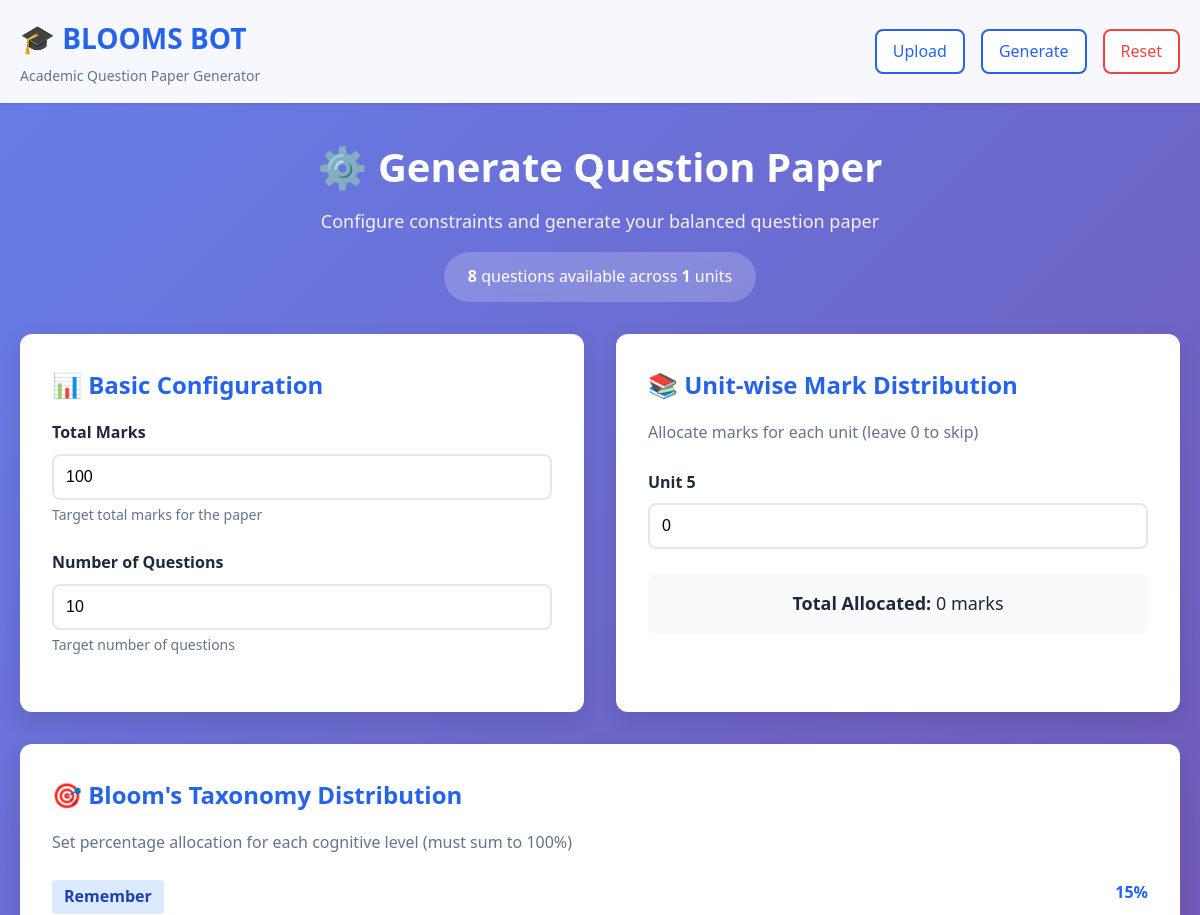
The app's page /generate (upper part), older data.
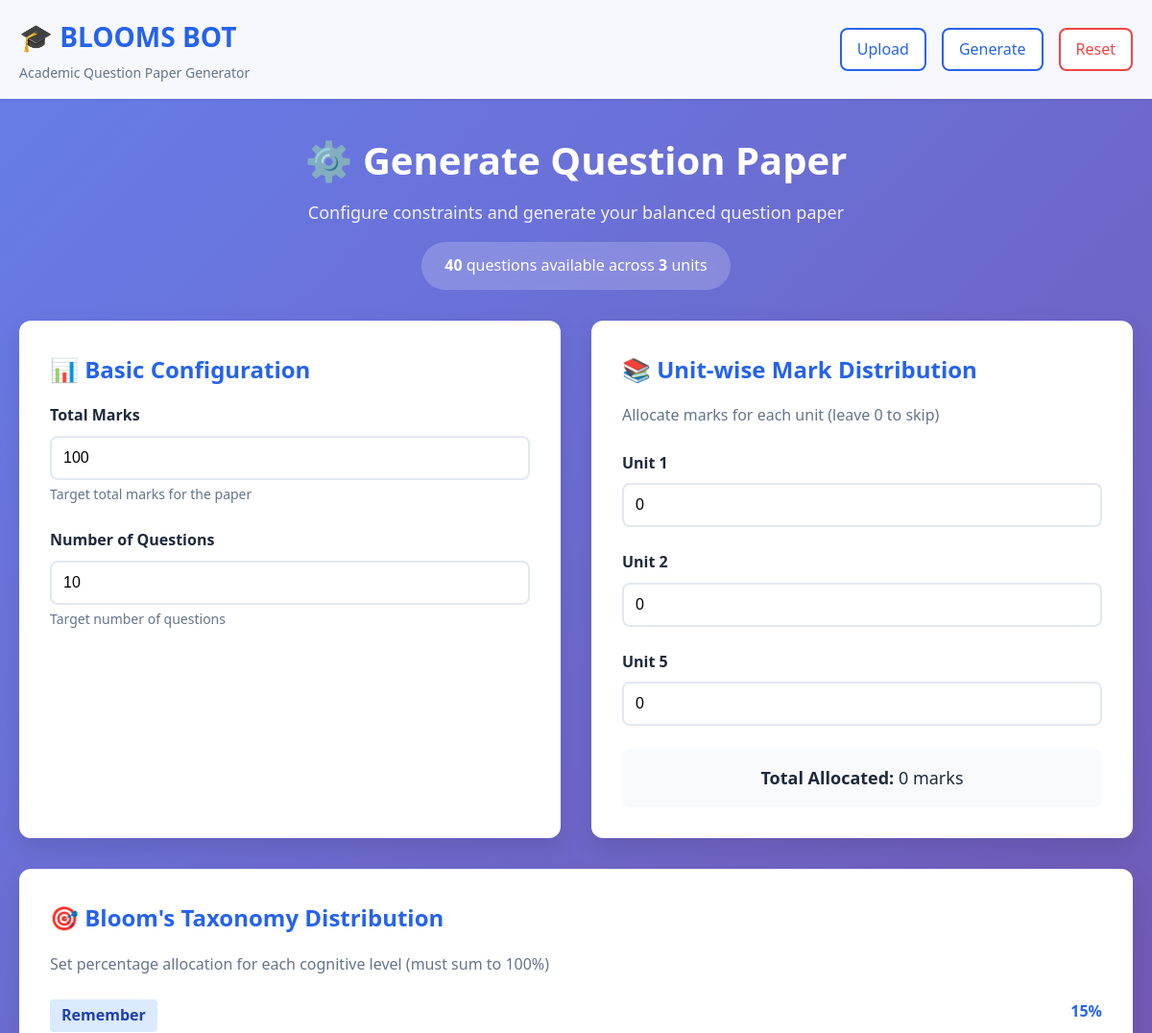
The same page, newer data.
### tables this page shows
CREATE TABLE questions (
            id INTEGER PRIMARY KEY AUTOINCREMENT,
            document_id INTEGER NOT NULL,
            unit TEXT NOT NULL,
            question TEXT NOT NULL,
            marks INTEGER NOT NULL,
            bloom_level TEXT NOT NULL,
            difficulty TEXT NOT NULL,
            created_date TIMESTAMP DEFAULT CURRENT_TIMESTAMP,
            FOREIGN KEY (document_id) REFERENCES documents(id)
        );

### app.py (the view)
@app.route('/generate')
def generate():
    questions = get_questions_by_filters()
    if not questions:
        flash('No questions available. Please upload a document first.', 'warning')
        return redirect(url_for('index'))
    units = list(set([q['unit'] for q in questions]))
    units.sort()
    return render_template('generate.html', units=units, total_questions=len(questions))

### database.py (called while the page is built)
def get_connection():
    conn = sqlite3.connect(DB_NAME)
    conn.row_factory = sqlite3.Row  # Return rows as dictionaries
    return conn

def get_questions_by_filters(unit=None, bloom_level=None, difficulty=None, marks=None):
    conn = get_connection()
    cursor = conn.cursor()
    query = 'SELECT * FROM questions WHERE 1=1'
    params = []
    if unit:
        query += ' AND unit = ?'
        params.append(unit)
    if bloom_level:
        query += ' AND bloom_level = ?'
        params.append(bloom_level)
    if difficulty:
        query += ' AND difficulty = ?'
        params.append(difficulty)
    if marks:
        query += ' AND marks = ?'
        params.append(marks)
    cursor.execute(query, params)
    questions = cursor.fetchall()
    conn.close()
    return [dict(q) for q in questions]

### templates/generate.html (shortened to what this page needs)
{% extends "base.html" %}
{% block content %}
<div class="page-header">
    <h2>⚙️ Generate Question Paper</h2>
    <p>Configure constraints and generate your balanced question paper</p>
    <div class="stats-badge">
        <strong>{{ total_questions }}</strong> questions available across <strong>{{ units|length }}</strong> units
    </div>
</div>
<form method="POST" action="{{ url_for('create_paper') }}" id="generateForm">
    <div class="form-row">
        <div class="card">
            <h3>📊 Basic Configuration</h3>
            <div class="form-group">
                <label for="total_marks">Total Marks</label>
                <input type="number" name="total_marks" id="total_marks" value="100" min="10" max="200" class="form-control" required>
                <small class="form-text">Target total marks for the paper</small>
            </div>
            <div class="form-group">
                <label for="num_questions">Number of Questions</label>
                <input type="number" name="num_questions" id="num_questions" value="10" min="3" max="30" class="form-control" required>
                <small class="form-text">Target number of questions</small>
            </div>
        </div>
        <div class="card">
            <h3>📚 Unit-wise Mark Distribution</h3>
            <p class="card-description">Allocate marks for each unit (leave 0 to skip)</p>
            {% for unit in units %}
            <div class="form-group">
                <label for="unit_{{ unit }}">{{ unit }}</label>
                <input type="number" name="unit_{{ unit }}" id="unit_{{ unit }}" value="0" min="0" max="100" class="form-control unit-marks">
            </div>
            {% endfor %}
            <div class="marks-total">
                <strong>Total Allocated:</strong> <span id="unitTotal">0</span> marks
            </div>
        </div>
    </div>
    <div class="card">
        <h3>🎯 Bloom's Taxonomy Distribution</h3>
        <p class="card-description">Set percentage allocation for each cognitive level (must sum to 100%)</p>
        <div class="bloom-sliders">
            <div class="slider-group">
                <label for="bloom_remember">
                    <span class="bloom-label remember">Remember</span>
                    <span class="bloom-value" id="val_remember">15%</span>
                </label>
            </div>
        </div>
    </div>
</form>
{% endblock %}

### templates/base.html (shortened to what this page needs)
<!DOCTYPE html>
<html lang="en">
<head>
    <link rel="stylesheet" href="{{ url_for('static', filename='css/style.css') }}">
</head>
<body>
    <nav class="navbar">
        <div class="container">
            <div class="nav-brand">
                <h1>🎓 BLOOMS BOT</h1>
                <p>Academic Question Paper Generator</p>
            </div>
            <div class="nav-links">
                <a href="{{ url_for('index') }}" class="nav-link">Upload</a>
                <a href="{{ url_for('generate') }}" class="nav-link">Generate</a>
                <a href="{{ url_for('reset') }}" class="nav-link danger" onclick="return confirm('Clear all data?')">Reset</a>
            </div>
        </div>
    </nav>
    <main class="main-content">
        <div class="container">
            {% block content %}{% endblock %}
        </div>
    </main>
</body>
</html>

### static/css/style.css (style rules this page uses)
* { margin: 0; padding: 0; box-sizing: border-box; }
:root { --primary-color: #2563eb; --secondary-color: #64748b; --success-color: #10b981; --danger-color: #ef4444; --warning-color: #f59e0b; --info-color: #3b82f6; --light-bg: #f8fafc; --dark-text: #1e293b; --border-color: #e2e8f0; --shadow: 0 1px 3px rgba(0, 0, 0, 0.1); --shadow-lg: 0 10px 25px rgba(0, 0, 0, 0.1); }
body { font-family: 'Segoe UI', Tahoma, Geneva, Verdana, sans-serif; background: linear-gradient(135deg, #667eea 0%, #764ba2 100%); background-attachment: fixed; color: var(--dark-text); line-height: 1.6; min-height: 100vh; display: flex; flex-direction: column; }
.container { max-width: 1200px; margin: 0 auto; padding: 0 20px; }
.navbar { background: rgba(255, 255, 255, 0.95); backdrop-filter: blur(10px); padding: 1rem 0; box-shadow: var(--shadow); position: sticky; top: 0; z-index: 100; }
.navbar .container { display: flex; justify-content: space-between; align-items: center; }
.nav-brand h1 { color: var(--primary-color); font-size: 1.75rem; margin-bottom: 0.25rem; }
.nav-brand p { font-size: 0.875rem; color: var(--secondary-color); }
.nav-links { display: flex; gap: 1rem; }
.nav-link { padding: 0.5rem 1rem; background: white; border: 2px solid var(--primary-color); color: var(--primary-color); text-decoration: none; border-radius: 8px; font-weight: 500; transition: all 0.3s; }
.nav-link.danger { border-color: var(--danger-color); color: var(--danger-color); }
.main-content { flex: 1; padding: 2rem 0; }
.card { background: white; border-radius: 12px; padding: 2rem; box-shadow: var(--shadow-lg); margin-bottom: 2rem; animation: fadeIn 0.5s; }
.card h3 { color: var(--primary-color); margin-bottom: 1rem; font-size: 1.5rem; }
.card-description { color: var(--secondary-color); margin-bottom: 1.5rem; }
.page-header { text-align: center; margin-bottom: 2rem; color: white; }
.page-header h2 { font-size: 2.5rem; margin-bottom: 0.5rem; }
.page-header p { font-size: 1.125rem; opacity: 0.9; }
.stats-badge { display: inline-block; background: rgba(255, 255, 255, 0.2); backdrop-filter: blur(10px); padding: 0.75rem 1.5rem; border-radius: 50px; margin-top: 1rem; }
.form-group { margin-bottom: 1.5rem; }
.form-group label { display: block; font-weight: 600; margin-bottom: 0.5rem; color: var(--dark-text); }
.form-control { width: 100%; padding: 0.75rem; border: 2px solid var(--border-color); border-radius: 8px; font-size: 1rem; transition: all 0.3s; }
.form-text { display: block; font-size: 0.875rem; color: var(--secondary-color); margin-top: 0.25rem; }
.bloom-sliders { display: grid; gap: 1.5rem; }
.slider-group label { display: flex; justify-content: space-between; margin-bottom: 0.5rem; }
.bloom-label { font-weight: 600; padding: 0.25rem 0.75rem; border-radius: 4px; }
.bloom-label.remember { background: #dbeafe; color: #1e40af; }
.bloom-value { font-weight: bold; color: var(--primary-color); }
.bloom-total, .marks-total { margin-top: 1.5rem; padding: 1rem; background: var(--light-bg); border-radius: 8px; text-align: center; font-size: 1.125rem; }
.form-row { display: grid; grid-template-columns: repeat(auto-fit, minmax(300px, 1fr)); gap: 2rem; }

Row changes from the older to the newer data that the page shows:
added questions: unit "Unit 1"
added questions: unit "Unit 2"
Text that changed along with them:
{{ total_questions }}: "8" → "40"
{{ units|length }}: "1" → "3"
